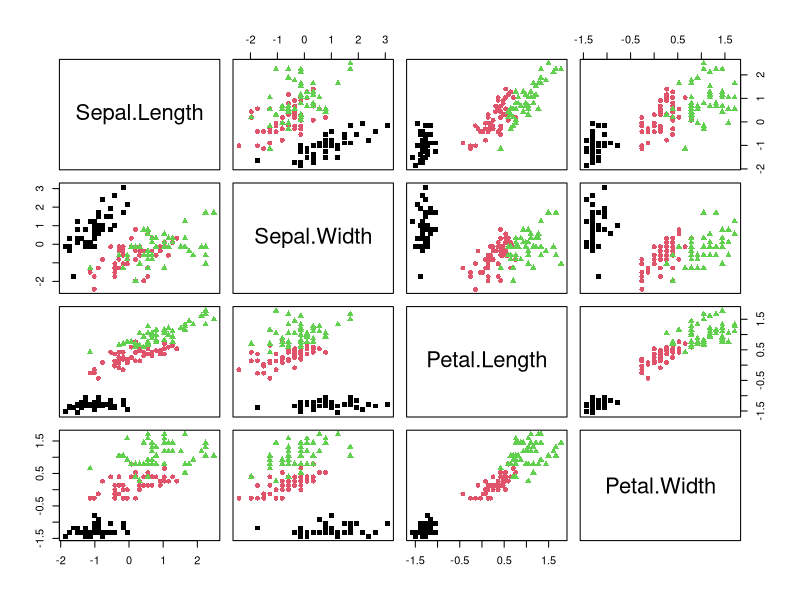
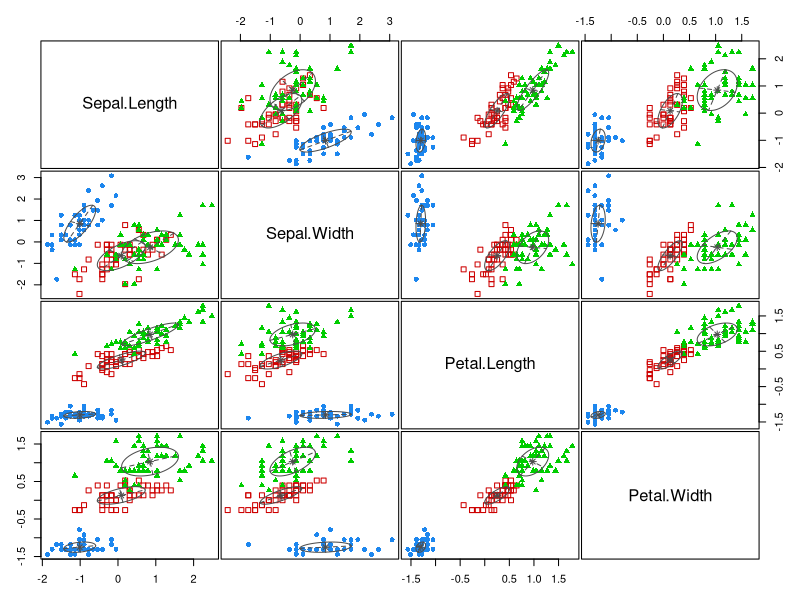
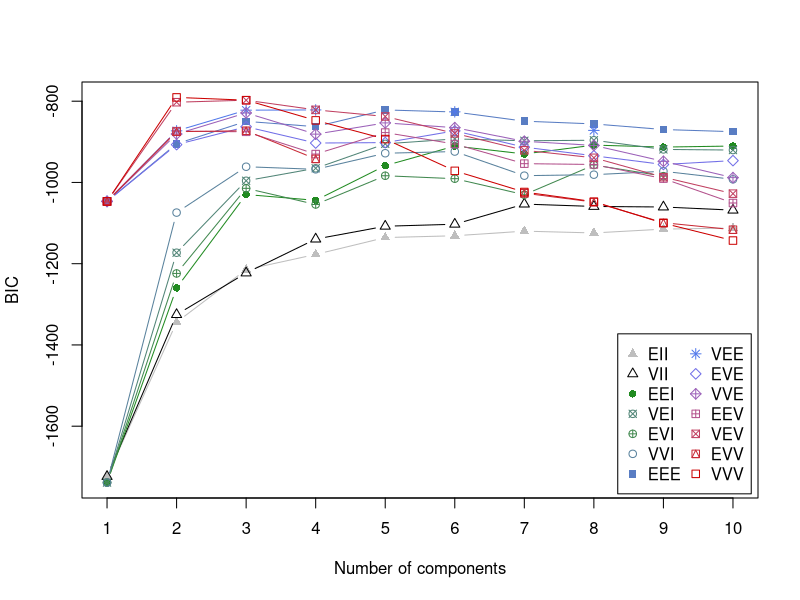

The R script that drew these images, in order:
###########################
#
# Solution to Problem 6.4
#
###########################

library("mclust")

data(iris)

# preprocess
X.iris = scale((iris[, 1:4]), scale=TRUE) # center and standardise
L.iris = iris[, 5]

print(table(L.iris))

pairs(X.iris, col=as.integer(L.iris), pch=as.integer(L.iris)+14)

# Apply GMM
gmm3 = Mclust(X.iris, G=3)

# plot the clusters from GMM and check the results against the true labels
plot(gmm3, what="classification")
print(table(L.iris, gmm3$classification))

# apply GMM with G from 1 to 10 and plot
gmm = Mclust(X.iris, G=1:10)
print(gmm$G) # the optimal number of G
plot(gmm, what="BIC")
